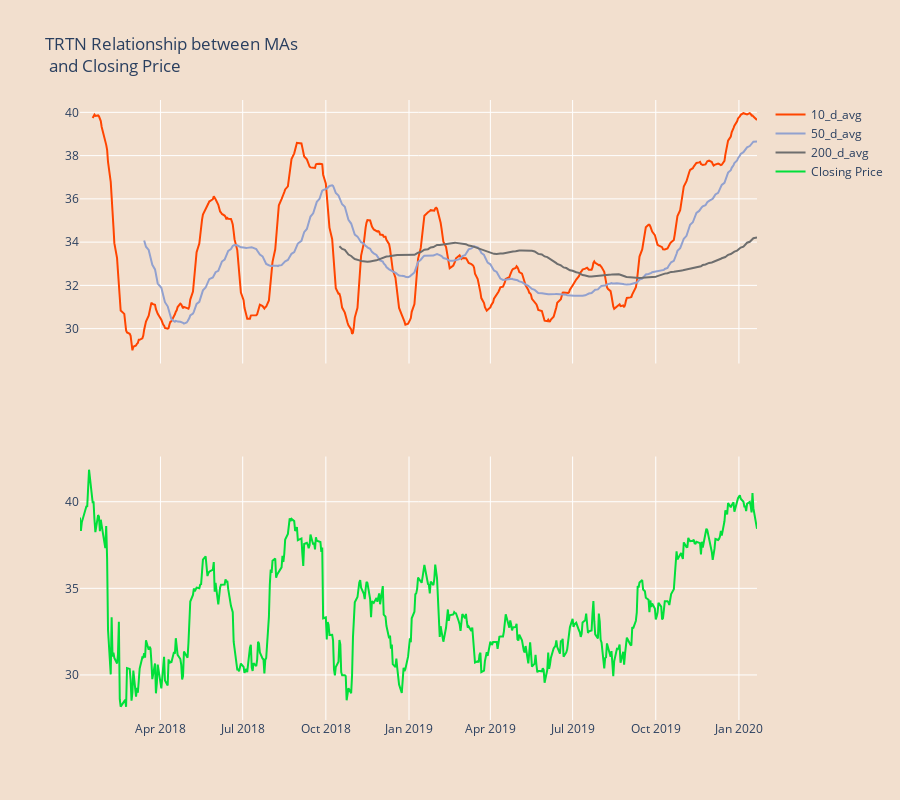

Notebook code cell kept with this figure:
### Code cell
fig = tls.make_subplots(rows=2, cols=1, shared_xaxes=True)

colors = ['#ff4500', '#92a1cf', '#6E6E6E']
avgs = ['10_d_avg', '50_d_avg', '200_d_avg']
# for i,c in zip(range(n),color):
#    ax1.plot(x, y,c=c)

for col, c in zip(avgs, colors):
    fig.append_trace({'x': dte_df.index, 'y': dte_df[col], 'type': 'scatter', 'name': col, 'line': {'color': c}}, 1, 1)
for col in ['Close']:
    fig.append_trace({'x': dte_df.index, 'y': dte_df[col], 'type': 'scatter', 'name': 'Closing Price', 'line':{'color': '#01DF3A'}}, 2, 1)
    
fig['layout'].update(height=800,title=f'{ticker} Relationship between MAs <br> and Closing Price',
                    paper_bgcolor='#F2DFCE', plot_bgcolor='#F2DFCE')
    
iplot(fig, filename='pandas/mixed-type subplots')

### Figure 1 — Plotly figure (JSON) as saved in the notebook; plotly's stock layout.template omitted (floating-point values rounded to 4 significant figures; data arrays with more than 128 entries replaced by an {"elided": "..."} marker saying what was removed)
{"data": [{"line": {"color": "#ff4500"}, "name": "10_d_avg", "type": "scatter", "x": {"elided": "516 str values"}, "xaxis": "x", "y": {"elided": "516 float values"}, "yaxis": "y"}, {"line": {"color": "#92a1cf"}, "name": "50_d_avg", "type": "scatter", "x": {"elided": "516 str values"}, "xaxis": "x", "y": {"elided": "516 float values"}, "yaxis": "y"}, {"line": {"color": "#6E6E6E"}, "name": "200_d_avg", "type": "scatter", "x": {"elided": "516 str values"}, "xaxis": "x", "y": {"elided": "516 float values"}, "yaxis": "y"}, {"line": {"color": "#01DF3A"}, "name": "Closing Price", "type": "scatter", "x": {"elided": "516 str values"}, "xaxis": "x2", "y": {"elided": "516 float values"}, "yaxis": "y2"}], "layout": {"height": 800, "paper_bgcolor": "#F2DFCE", "plot_bgcolor": "#F2DFCE", "title": {"text": "TRTN Relationship between MAs <br> and Closing Price"}, "xaxis": {"anchor": "y", "domain": [0, 1], "matches": "x2", "showticklabels": false}, "xaxis2": {"anchor": "y2", "domain": [0, 1]}, "yaxis": {"anchor": "x", "domain": [0.575, 1]}, "yaxis2": {"anchor": "x2", "domain": [0, 0.425]}}}
